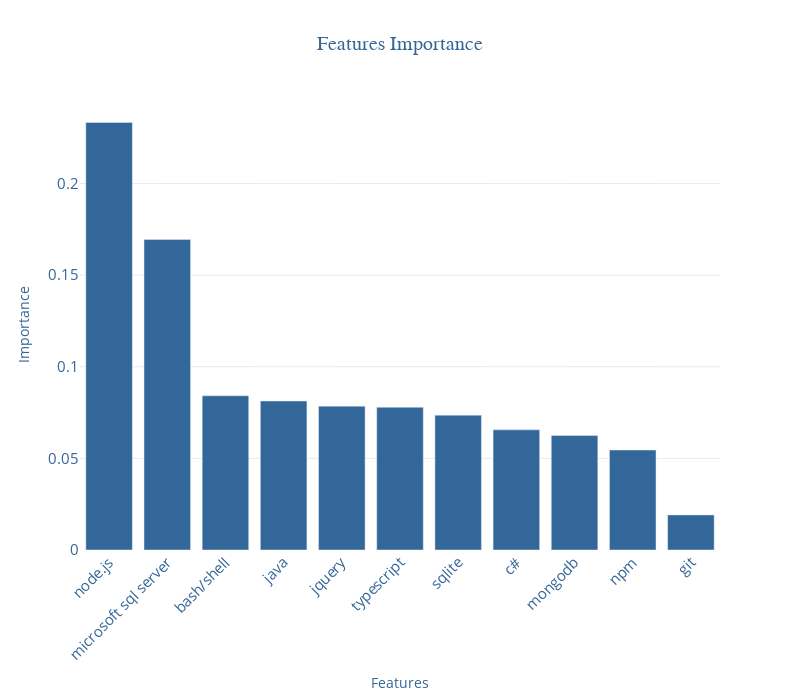

Notebook code for this chart:
### Code cell
model = DecisionTreeClassifier(random_state=42)
model.fit(X_trainNew,y_train)
plot_feature_importances(model, X_trainNew,title = "Features Importance")

### Figure 1 — Plotly figure (JSON) as saved in the notebook; plotly's stock layout.template omitted (floating-point values rounded to 4 significant figures)
{"data": [{"marker": {"color": "#336699"}, "type": "bar", "x": ["node.js", "microsoft sql server", "bash/shell", "java", "jquery", "typescript", "sqlite", "c#", "mongodb", "npm", "git"], "y": [0.2333, 0.1695, 0.08415, 0.08132, 0.07851, 0.07791, 0.07359, 0.0656, 0.06244, 0.05456, 0.01914]}], "layout": {"height": 700, "paper_bgcolor": "rgba(0,0,0,0)", "plot_bgcolor": "rgba(0,0,0,0)", "showlegend": false, "title": {"font": {"color": "#336699", "family": "Arial", "size": 20}, "text": "Features Importance", "x": 0.5, "xanchor": "center"}, "width": 800, "xaxis": {"color": "#336699", "showgrid": false, "tickangle": -45, "tickfont": {"color": "#336699", "size": 15}, "title": {"text": "Features"}}, "yaxis": {"color": "#336699", "gridcolor": "lightgrey", "gridwidth": 0.5, "showgrid": true, "tickfont": {"color": "#336699", "size": 15}, "title": {"text": "Importance"}}}}
